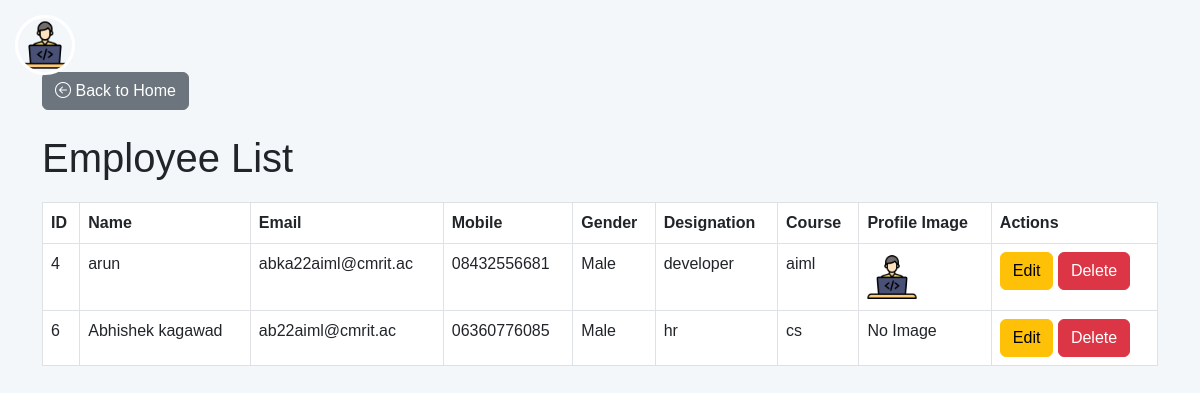
Page /employee_list/ on the committed database.
### app1/models.py (models this page shows, shortened)
class Employee(models.Model):
    name = models.CharField(max_length=100)
    email = models.EmailField(unique=True)
    mobile = models.CharField(max_length=15)
    gender_choices = [
        ('M', 'Male'),
        ('F', 'Female'),
        ('O', 'Other')
    ]
    gender = models.CharField(max_length=1, choices=gender_choices)
    designation = models.CharField(max_length=100)
    course = models.CharField(max_length=100)
    profile_image = models.ImageField(upload_to='employee_images/', null=True, blank=True)

### app1/views.py (the view)
# urls.py: path('employee_list/', views.employee_list, name='employee_list'),
def employee_list(request):
    employees = Employee.objects.all()  # Fetch all employees from the database
    return render(request, 'employee_list.html', {'employees': employees})

### templates/employee_list.html (shortened to what this page needs)
<!DOCTYPE html>
<html lang="en">
<head>
    {% load static %}
    <link href="https://cdn.jsdelivr.net/npm/bootstrap@5.3.0-alpha1/dist/css/bootstrap.min.css" rel="stylesheet">
    <link rel="stylesheet" href="{% static 'css/homepage.css' %}">
    <link href="https://cdn.jsdelivr.net/npm/bootstrap-icons/font/bootstrap-icons.css" rel="stylesheet">
</head>
<body>
            <div class="logo-container  ">
                <img src="{% static 'images/emp.png' %}" alt="Logo" class="logo-img">
            </div>
<br>
    <div class="container mt-5">
        <a href="{% url 'home' %}" class="btn btn-secondary mb-4">
            <i class="bi bi-arrow-left-circle"></i> Back to Home
        </a>
        <h2>Employee List</h2>
        <table class="table table-bordered">
            <thead>
                <tr>
                    <th>ID</th>
                    <th>Name</th>
                    <th>Email</th>
                    <th>Mobile</th>
                    <th>Gender</th>
                    <th>Designation</th>
                    <th>Course</th>
                    <th>Profile Image</th>
                    <th>Actions</th>
                </tr>
            </thead>
            <tbody>
                {% for employee in employees %}
                <tr>
                    <td>{{ employee.id }}</td>
                    <td>{{ employee.name }}</td>
                    <td>{{ employee.email }}</td>
                    <td>{{ employee.mobile }}</td>
                    <td>{{ employee.get_gender_display }}</td>
                    <td>{{ employee.designation }}</td>
                    <td>{{ employee.course }}</td>
                    <td>
                        {% if employee.profile_image %}
                        <img src="{{ employee.profile_image.url }}" alt="Profile Image"
                            style="width: 50px; height: 50px;">
                        {% else %}
                        No Image
                        {% endif %}
                    </td>
                    <td>
                        <a href="{% url 'edit_employee' employee.id %}" class="btn btn-warning">Edit</a>
                        <form action="{% url 'delete_employee' employee.id %}" method="POST" style="display:inline;" onsubmit="return confirmDelete();">
                            <button type="submit" class="btn btn-danger">Delete</button>
                        </form>
                    </td>
                </tr>
                {% endfor %}
            </tbody>
        </table>
    </div>
</body>
</html>

### static/css/homepage.css (style rules this page uses)
body { font-family: 'Arial', sans-serif; background-color: #f4f7fa; }
.logo-container { position: absolute; top: 15px; left: 15px; display: flex; justify-content: center; align-items: center; }
.logo-img { width: 60px; height: 60px; border-radius: 50%; object-fit: cover; border: 3px solid #fff; }
.container h2 { font-size: 2.5rem; margin-bottom: 20px; }

### rows in the picture
Employee: id "4", name "arun", email "abka22aiml@cmrit.ac", mobile "08432556681", gender "Male", designation "developer", course "aiml", profile_image (picture)
Employee: id "6", name "Abhishek kagawad", email "ab22aiml@cmrit.ac", mobile "06360776085", gender "Male", designation "hr", course "cs", profile_image "No Image"
